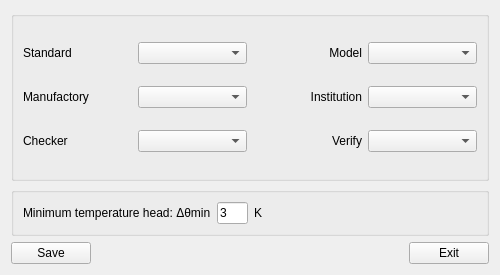
<?xml version="1.0" encoding="UTF-8"?>
<ui version="4.0">
 <class>PlaCompParamDlgClass</class>
 <widget class="QWidget" name="PlaCompParamDlgClass">
  <property name="windowModality">
   <enum>Qt::ApplicationModal</enum>
  </property>
  <property name="geometry">
   <rect>
    <x>0</x>
    <y>0</y>
    <width>500</width>
    <height>275</height>
   </rect>
  </property>
  <property name="minimumSize">
   <size>
    <width>500</width>
    <height>275</height>
   </size>
  </property>
  <property name="maximumSize">
   <size>
    <width>620</width>
    <height>275</height>
   </size>
  </property>
  <property name="windowTitle">
   <string>Parameter</string>
  </property>
  <property name="windowIcon">
   <iconset resource="../tvercomp.qrc">
    <normaloff>:/tvercomp/images/tvercompparamdlg.png</normaloff>:/tvercomp/images/tvercompparamdlg.png</iconset>
  </property>
  <layout class="QVBoxLayout" name="verticalLayout">
   <item>
    <widget class="QGroupBox" name="groupBox">
     <property name="title">
      <string/>
     </property>
     <layout class="QGridLayout" name="gridLayout">
      <item row="0" column="0">
       <layout class="QHBoxLayout" name="horizontalLayout">
        <item>
         <widget class="QLabel" name="label">
          <property name="text">
           <string>&lt;html&gt;&lt;head/&gt;&lt;body&gt;&lt;p&gt;Standard&lt;/p&gt;&lt;/body&gt;&lt;/html&gt;</string>
          </property>
         </widget>
        </item>
        <item>
         <widget class="QComboBox" name="cBox_stand"/>
        </item>
       </layout>
      </item>
      <item row="0" column="1">
       <layout class="QHBoxLayout" name="horizontalLayout_4">
        <item>
         <widget class="QLabel" name="label_4">
          <property name="text">
           <string>&lt;html&gt;&lt;head/&gt;&lt;body&gt;&lt;p align=&quot;right&quot;&gt;Model&lt;/p&gt;&lt;/body&gt;&lt;/html&gt;</string>
          </property>
         </widget>
        </item>
        <item>
         <widget class="QComboBox" name="cBox_model"/>
        </item>
       </layout>
      </item>
      <item row="1" column="0">
       <layout class="QHBoxLayout" name="horizontalLayout_2">
        <item>
         <widget class="QLabel" name="label_2">
          <property name="text">
           <string>&lt;html&gt;&lt;head/&gt;&lt;body&gt;&lt;p&gt;Manufactory&lt;/p&gt;&lt;/body&gt;&lt;/html&gt;</string>
          </property>
         </widget>
        </item>
        <item>
         <widget class="QComboBox" name="cBox_manu"/>
        </item>
       </layout>
      </item>
      <item row="1" column="1">
       <layout class="QHBoxLayout" name="horizontalLayout_5">
        <item>
         <widget class="QLabel" name="label_5">
          <property name="text">
           <string>&lt;html&gt;&lt;head/&gt;&lt;body&gt;&lt;p align=&quot;right&quot;&gt;Institution&lt;/p&gt;&lt;/body&gt;&lt;/html&gt;</string>
          </property>
         </widget>
        </item>
        <item>
         <widget class="QComboBox" name="cBox_inst"/>
        </item>
       </layout>
      </item>
      <item row="2" column="0">
       <layout class="QHBoxLayout" name="horizontalLayout_3">
        <item>
         <widget class="QLabel" name="label_3">
          <property name="text">
           <string>&lt;html&gt;&lt;head/&gt;&lt;body&gt;&lt;p&gt;Checker&lt;/p&gt;&lt;/body&gt;&lt;/html&gt;</string>
          </property>
         </widget>
        </item>
        <item>
         <widget class="QComboBox" name="cBox_chk"/>
        </item>
       </layout>
      </item>
      <item row="2" column="1">
       <layout class="QHBoxLayout" name="horizontalLayout_6">
        <item>
         <widget class="QLabel" name="label_6">
          <property name="text">
           <string>&lt;html&gt;&lt;head/&gt;&lt;body&gt;&lt;p align=&quot;right&quot;&gt;Verify&lt;/p&gt;&lt;/body&gt;&lt;/html&gt;</string>
          </property>
         </widget>
        </item>
        <item>
         <widget class="QComboBox" name="cBox_verify"/>
        </item>
       </layout>
      </item>
     </layout>
    </widget>
   </item>
   <item>
    <widget class="QGroupBox" name="groupBox_2">
     <property name="sizePolicy">
      <sizepolicy hsizetype="Preferred" vsizetype="Fixed">
       <horstretch>0</horstretch>
       <verstretch>0</verstretch>
      </sizepolicy>
     </property>
     <property name="title">
      <string/>
     </property>
     <layout class="QHBoxLayout" name="horizontalLayout_8">
      <item>
       <widget class="QLabel" name="label_7">
        <property name="text">
         <string>&lt;html&gt;&lt;head/&gt;&lt;body&gt;&lt;p&gt;Minimum temperature head: Δθmin&lt;/p&gt;&lt;/body&gt;&lt;/html&gt;</string>
        </property>
       </widget>
      </item>
      <item>
       <widget class="QLineEdit" name="lineEdit_tempe">
        <property name="sizePolicy">
         <sizepolicy hsizetype="Preferred" vsizetype="Fixed">
          <horstretch>0</horstretch>
          <verstretch>0</verstretch>
         </sizepolicy>
        </property>
        <property name="minimumSize">
         <size>
          <width>31</width>
          <height>0</height>
         </size>
        </property>
        <property name="maximumSize">
         <size>
          <width>31</width>
          <height>16777215</height>
         </size>
        </property>
        <property name="text">
         <string>3</string>
        </property>
       </widget>
      </item>
      <item>
       <widget class="QLabel" name="label_8">
        <property name="sizePolicy">
         <sizepolicy hsizetype="Fixed" vsizetype="Preferred">
          <horstretch>0</horstretch>
          <verstretch>0</verstretch>
         </sizepolicy>
        </property>
        <property name="text">
         <string>&lt;html&gt;&lt;head/&gt;&lt;body&gt;&lt;p&gt;K&lt;/p&gt;&lt;/body&gt;&lt;/html&gt;</string>
        </property>
       </widget>
      </item>
      <item>
       <spacer name="horizontalSpacer">
        <property name="orientation">
         <enum>Qt::Horizontal</enum>
        </property>
        <property name="sizeHint" stdset="0">
         <size>
          <width>151</width>
          <height>20</height>
         </size>
        </property>
       </spacer>
      </item>
     </layout>
    </widget>
   </item>
   <item>
    <layout class="QHBoxLayout" name="horizontalLayout_7">
     <item>
      <widget class="QPushButton" name="btn_save">
       <property name="text">
        <string>Save</string>
       </property>
      </widget>
     </item>
     <item>
      <spacer name="horizontalSpacer_7">
       <property name="orientation">
        <enum>Qt::Horizontal</enum>
       </property>
       <property name="sizeHint" stdset="0">
        <size>
         <width>40</width>
         <height>20</height>
        </size>
       </property>
      </spacer>
     </item>
     <item>
      <widget class="QPushButton" name="btn_exit">
       <property name="text">
        <string>Exit</string>
       </property>
      </widget>
     </item>
    </layout>
   </item>
  </layout>
 </widget>
 <resources>
  <include location="../tvercomp.qrc"/>
 </resources>
 <connections/>
</ui>
